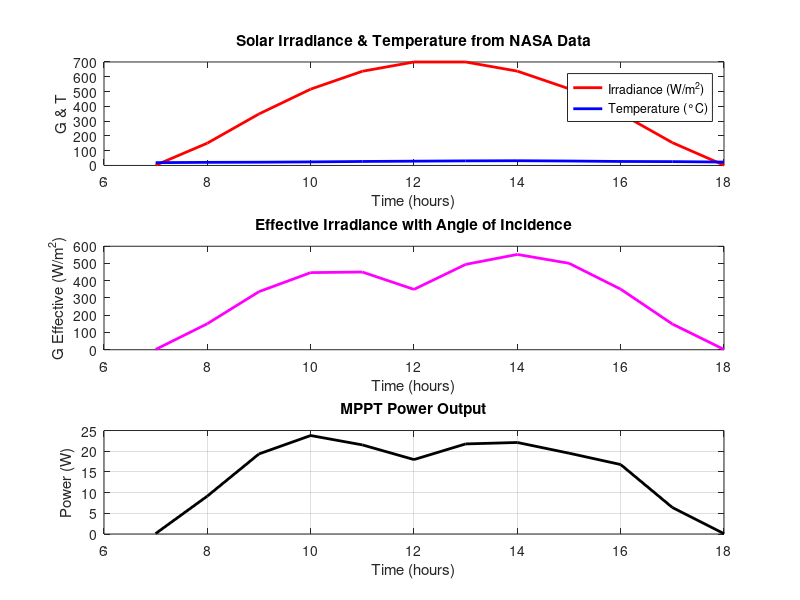

MATLAB code for this plot:
clc;
clear;

%% Solar Panel Parameters
A = 1.6; % Panel area in m^2
eta = 0.18; % Panel efficiency (18%)
PR = 0.9; % Performance Ratio
T_ref = 25; % Reference temperature (°C)
beta = 0.004; % Temperature coefficient (4% per 100°C)
V_oc = 40; % Open-circuit voltage (V)
I_sc = 8.5; % Short-circuit current (A)
G_ref = 1000; % Reference irradiance (W/m^2)

%% Given NASA Data (Hourly from 7 AM to 6 PM)
time = 7:18; % Time in hours (7 AM to 6 PM)
G = [2, 171, 395, 585, 722, 793, 793, 723, 588, 398, 175, 2]; % Irradiance (W/m^2)
T_op = [19, 21, 22, 24, 27, 29, 31, 32, 30, 27, 26, 23]; % Temperature (°C)

%% Elevation & Air Mass Correction
elevation = 1000; % Elevation in meters
AM_correction = exp(-elevation / 8000); % Approximate correction factor for AM effect
G = G .* AM_correction; % Adjust irradiance for elevation

%% Solar Angle & Effective Irradiance (Angle of Incidence Correction)
panel_tilt = 30; % Panel tilt angle in degrees
solar_altitude = 90 - abs(time - 12) * 15; % Approximate solar altitude angle
incidence_angle = abs(panel_tilt - solar_altitude); % Angle of incidence
G_effective = G .* cosd(incidence_angle); % Effective irradiance on panel
G_effective(G_effective < 0) = 0; % Ensure no negative irradiance

%% MPPT Initialization (Perturb & Observe)
V = V_oc * 0.76; % Initial operating voltage (near MPP)
V_step = 0.5; % Voltage step size
P_old = 0; % Initial power

P_MPPT = zeros(size(time)); % Store MPPT power

%% MPPT Algorithm (P&O) Dynamic Simulation
for k = 1:length(time)
    G_k = G_effective(k);
    T_k = T_op(k);
    
    % Adjust Voc and Isc based on Irradiance & Temperature
    V_oc_k = V_oc * (1 - beta * (T_k - T_ref));
    I_sc_k = I_sc * (G_k / G_ref);
    
    % Measure new voltage and current
    V_new = V + V_step;
    I_new = I_sc_k * (1 - (V_new / V_oc_k)); % Approximated current model
    P_new = V_new * I_new;
    
    % Compare power
    if P_new > P_old
        V = V_new; % Move towards higher power
    else
        V_step = -V_step; % Reverse direction if power decreases
    end
    
    P_old = P_new;
    P_MPPT(k) = P_old;
    
    % Display results
    fprintf('Time %.2f hrs: Voltage = %.2f V, Power = %.2f W\n', time(k), V, P_new);
end

%% Plot Results
figure;
subplot(3,1,1);
plot(time, G, 'r', 'LineWidth', 2);
hold on;
plot(time, T_op, 'b', 'LineWidth', 2);
legend('Irradiance (W/m^2)', 'Temperature (°C)');
xlabel('Time (hours)'); ylabel('G & T'); title('Solar Irradiance & Temperature from NASA Data');

subplot(3,1,2);
plot(time, G_effective, 'm', 'LineWidth', 2);
xlabel('Time (hours)'); ylabel('G Effective (W/m^2)'); title('Effective Irradiance with Angle of Incidence');

subplot(3,1,3);
plot(time, P_MPPT, 'k', 'LineWidth', 2);
xlabel('Time (hours)'); ylabel('Power (W)'); title('MPPT Power Output');
grid on;
